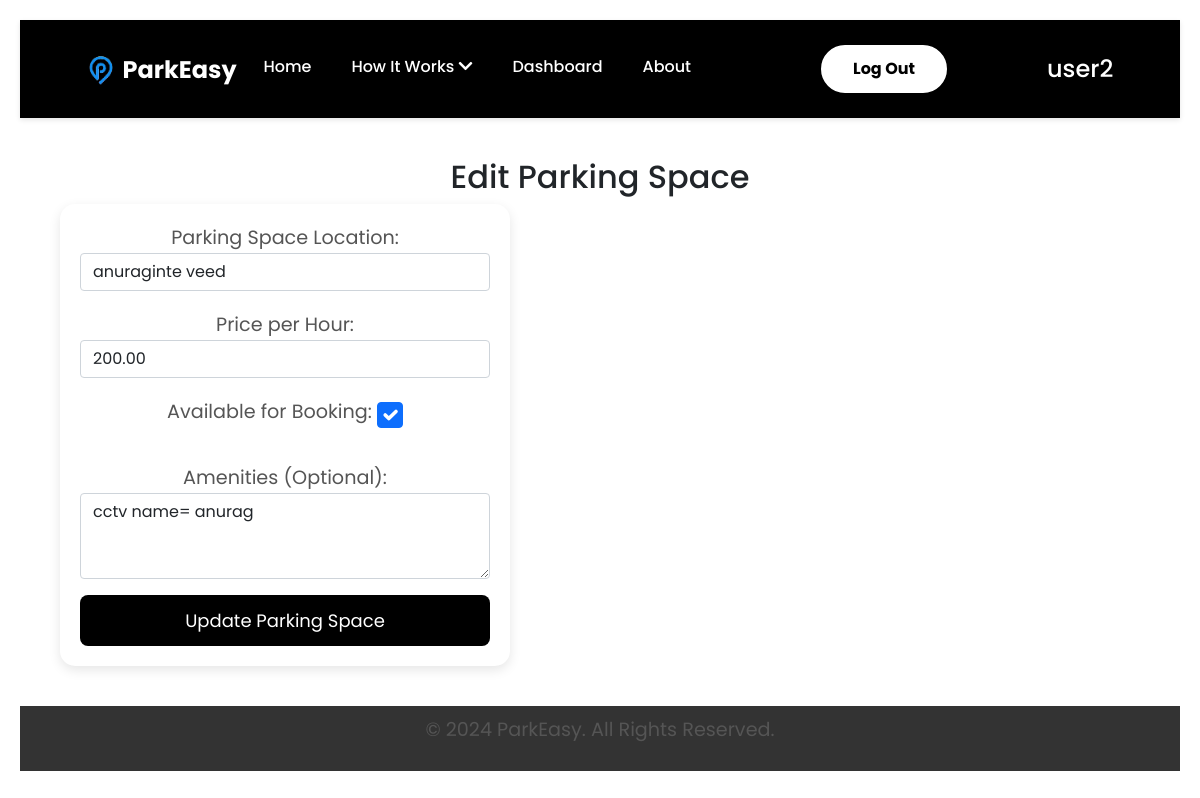
The page /parkeasy/parking-spaces/edit/10/ (signed in) on the database its author committed.
### ParkEasyApp/models.py (models this page shows, shortened)
class ParkingSpace(models.Model):
    host = models.ForeignKey(ParkEasyUser, on_delete=models.CASCADE, related_name="parking_spaces")
    location = models.CharField(max_length=255)
    price_per_hour = models.DecimalField(max_digits=10, decimal_places=2)
    availability = models.BooleanField(default=True)  # Indicates if space is available for booking
    amenities = models.TextField(blank=True, null=True)  # Optional description of amenities
    rating = models.DecimalField(max_digits=3, decimal_places=2, default=0.0)  # Average rating by users
    created_at = models.DateTimeField(auto_now_add=True)
    latitude = models.FloatField(null=True, blank=True)  # Store latitude
    longitude = models.FloatField(null=True, blank=True)  # Store longitude
    class Meta:
        indexes = [
            models.Index(fields=['host', 'location']),
        ]

### ParkEasyApp/views.py (the view)
# urls.py: path('parking-spaces/edit/<int:space_id>/', views.edit_parking_space_view, name='edit_parking_space'),
@login_required
def edit_parking_space_view(request, space_id):
    parking_space = get_object_or_404(ParkingSpace, id=space_id, host=request.user.parkeasyuser)
    if request.method == 'POST':
        form = ParkingSpaceForm(request.POST, instance=parking_space)
        if form.is_valid():
            form.save()
            return redirect('parking_space_detail', space_id=space_id)
    else:
        form = ParkingSpaceForm(instance=parking_space)
    return render(request, 'parking/edit_parking_space.html', {
        'form': form,
        'parking_space': parking_space,
    })

### ParkEasyApp/forms.py (shortened to what this page needs)
class ParkingSpaceForm(forms.ModelForm):
    class Meta:
        model = ParkingSpace
        fields = ['location', 'price_per_hour', 'availability', 'amenities']
        widgets = {
            'location': forms.TextInput(attrs={'class': 'form-control', 'placeholder': 'Enter location'}),
            'price_per_hour': forms.NumberInput(attrs={'class': 'form-control', 'placeholder': 'Enter price per hour'}),
            'availability': forms.CheckboxInput(attrs={'class': 'form-check-input'}),
            'amenities': forms.Textarea(attrs={'class': 'form-control', 'placeholder': 'Enter amenities (optional)', 'rows': 3}),
        }
        labels = {
            'location': 'Parking Space Location',
            'price_per_hour': 'Price per Hour',
            'availability': 'Available for Booking',
            'amenities': 'Amenities (Optional)',
        }

### templates/parking/edit_parking_space.html (shortened to what this page needs)
<!DOCTYPE html>
<html lang="en">
<head>
</head>
<body>
    {% extends "base.html" %}
    {% block content %}
    <h2>Edit Parking Space</h2>
    <form method="post">
        {{ form.as_p }}
        <button type="submit" class="btn btn-success">Update Parking Space</button>
    </form>
    {% endblock %}

### templates/base.html (shortened to what this page needs)
<!DOCTYPE html>
<html lang="en">
{% load static %}
<head>
    <link rel="stylesheet" href="{% static 'css/home_style.css' %}">
    <link rel="stylesheet" href="{% static 'css/base_style.css' %}">
    <link rel="stylesheet" href="{% static 'css/login.css' %}">
    <link rel="stylesheet" href="{% static 'css/about.css' %}">
    <link rel="stylesheet" href="{% static 'css/add_parking_style.css' %}">
    <link rel="stylesheet" href="{% static 'css/parking_space_list.css' %}">
    <link rel="stylesheet" href="{% static 'css/parking_space_detail.css' %}">
    <link rel="stylesheet" href="{% static 'css/my_listed_parking_spaces.css' %}">
    <link rel="stylesheet" href="{% static 'css/help_support.css' %}">
    <link rel="stylesheet" href="{% static 'css/terms_conditions.css' %}">
    <link rel="stylesheet" href="{% static 'css/my_bookings.css' %}">
    <link rel="stylesheet" href="{% static 'css/create_booking.css' %}">
    <link href="https://cdnjs.cloudflare.com/ajax/libs/font-awesome/5.15.4/css/all.min.css" rel="stylesheet">
    <link href="https://cdn.jsdelivr.net/npm/bootstrap@5.3.3/dist/css/bootstrap.min.css" rel="stylesheet"
>
    <link rel="stylesheet" href="https://unpkg.com/leaflet@1.9.4/dist/leaflet.css" />
    <link href="https://cdn.jsdelivr.net/npm/bootstrap@5.1.0/dist/css/bootstrap.min.css" rel="stylesheet">
</head>
<body>
    <header>
        <div class="logo">
            <a href="{% url 'home' %}">
                <img src="{% static 'img/P1 logoo.png' %}" alt="Placeholder Logo">
                <span class="logo-text">ParkEasy</span>
            </a>
        </div>
        <nav>
            <ul class="menu">
                <li><a href="{% url 'home' %}">Home</a></li>
                <li class="dropdown">
                    <a href="#" id="how-it-works">How It Works <i class="fas fa-chevron-down"></i></a>
                </li>
                <li><a href="{% url 'dashboard' %}">Dashboard</a></li>
                <li><a href="{% url 'about' %}">About</a></li>
                <li>
                    {% if user.is_authenticated %}
                    <a href="{% url 'logout' %}" id="login_button">Log Out</a>
                    {% else %}
                    <a href="{% url 'login' %}" id="login_button">Log In</a>
                    <a href="{% url 'register' %}" id="signup_button">Sign Up</a>
                    {% endif %}
                </li>
                <li style="margin-left:100px ;">
                    <h4>{{ request.user.username }}</h4>
                </li>
            </ul>
        </nav>
    </header>
    <div class="wrapper" style=" min-height: 500px; ">
        <main>
            {% block content %}{% endblock %}
        </main>
    </div>
    <footer>
        <p>&copy; 2024 ParkEasy. All Rights Reserved.</p>
    </footer>
</body>
</html>

### static/css/home_style.css (style rules this page uses)
main { padding: 40px; font-family: 'Poppins', sans-serif; }
header { background-color: black; color: white; padding: 15px 50px; display: flex; justify-content: space-between; align-items: center; box-shadow: 0 2px 5px rgba(0, 0, 0, 0.1); position: sticky; top: 0; z-index: 10; }
header .logo { display: flex; align-items: center; }
header .logo img { height: 50px; max-width: 100%; display: block; float: left; }
header .logo-text { float: left; text-decoration: none; margin-left: -10px; margin-top: 8px; font-size: 24px; color: white; font-weight: bold; }
header nav { display: flex; align-items: center; flex-grow: 1; justify-content: center; margin-top: 10px; box-sizing: border-box; }
header nav ul { display: flex; list-style: none; margin: 0; padding: 0; }
header nav ul li { margin-left: 20px; position: relative; margin-top: 10px; }
header nav ul li:first-child { margin-left: 0; }
header nav ul li a { color: white; text-decoration: none; font-weight: 500; padding: 5px 10px; border-radius: 4px; transition: background-color 0.3s, color 0.3s; }
header nav ul li.dropdown .fas { display: inline-block; transition: transform 0.3s ease; }
#login_button { background-color: white; color: #000; padding: 10px 30px; border-radius: 50px; font-weight: bold; border: 2px solid #fff; display: inline-flex; justify-content: center; align-items: center; cursor: pointer; margin-left: 100px; margin-top: -10px; }
footer { background-color: black; color: white; text-align: center; padding: 10px; margin-top: 40px; }

### static/css/base_style.css (style rules this page uses)
* { font-family: 'Poppins', sans-serif; margin: 0; padding: 0; box-sizing: border-box; }
body { font-family: 'Poppins', sans-serif; margin: 0; padding: 0; overflow-x: hidden; line-height: 1.6; display: flex; flex-direction: column; min-height: 400px; }
.wrapper { flex: 1; display: flex; flex-direction: column; }
header { width: 100%; background-color: black; color: white; padding: 15px 50px; display: flex; justify-content: space-between; align-items: center; box-shadow: 0 2px 5px rgba(0, 0, 0, 0.1); position: sticky; top: 0; z-index: 10; }
header .logo { display: flex; align-items: center; }
header .logo img { height: 50px; max-width: 100%; display: block; float: left; }
header .logo-text { float: left; text-decoration: none; margin-left: -10px; margin-top: 8px; font-size: 24px; color: white; font-weight: bold; }
header nav { display: flex; align-items: center; flex-grow: 1; justify-content: center; margin-top: 10px; box-sizing: border-box; }
header nav ul { display: flex; list-style: none; margin: 0; padding: 0; }
header nav ul li { margin-left: 20px; position: relative; margin-top: 10px; }
header nav ul li:first-child { margin-left: 0; }
header nav ul li a { color: white; text-decoration: none; font-weight: 500; padding: 5px 10px; border-radius: 4px; transition: background-color 0.3s, color 0.3s; }
header nav ul li.dropdown .fas { display: inline-block; transition: transform 0.3s ease; }
#login_button { background-color: white; color: #000; padding: 10px 30px; border-radius: 50px; font-weight: bold; border: 2px solid #fff; display: inline-flex; justify-content: center; align-items: center; cursor: pointer; margin-left: 100px; margin-top: -10px; }
footer { background-color: #333; color: rgba(255, 255, 255, 0.826); text-align: center; padding: 10px; margin-top: auto; width: 100%; }

### static/css/add_parking_style.css (style rules this page uses)
* { margin: 0; padding: 0; box-sizing: border-box; }
body { font-family: 'Poppins', sans-serif; background-color: #f4f4f4; justify-content: center; align-items: center; height: 100vh; margin: 0; }
form { background-color: #fff; padding: 20px; border-radius: 15px; box-shadow: 0 4px 12px rgba(0, 0, 0, 0.1); width: 100%; max-width: 450px; text-align: left; }
h2 { color: black; font-size: 28px; margin-bottom: 20px; text-align: center; }
form input, form select { width: 100%; padding: 12px; margin-bottom: 20px; border: 1px solid #ccc; border-radius: 8px; font-size: 16px; transition: border-color 0.3s ease; background-color: #f9f9f9; }
button[type="submit"] { background-color: black; color: white; padding: 12px 20px; border: none; border-radius: 8px; font-size: 18px; width: 100%; cursor: pointer; transition: background-color 0.3s ease; }

### static/css/parking_space_list.css (style rules this page uses)
* { margin: 0; padding: 0; box-sizing: border-box; }
body { font-family: 'Poppins', sans-serif; line-height: 1.6; background-color: #f4f4f4; padding: 20px; display: flex; flex-direction: column; min-height: 100vh; }

### static/css/terms_conditions.css (style rules this page uses)
ul { list-style-type: disc; margin-left: 20px; }
ul li { margin-bottom: 10px; }

### rows shown on the page
ParkingSpace: location "anuraginte veed", price_per_hour "200.00", availability "☑", amenities "cctv name= anurag"

### other values the page prints
{{ request.user.username }} "user2"
